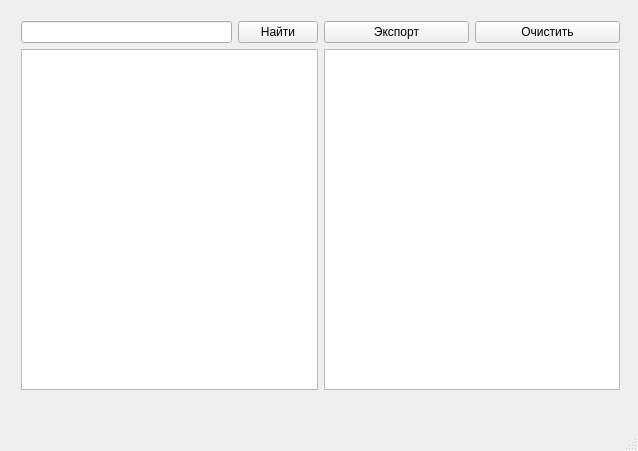
<?xml version="1.0" encoding="UTF-8"?>
<ui version="4.0">
 <class>MainWindow</class>
 <widget class="QMainWindow" name="MainWindow">
  <property name="geometry">
   <rect>
    <x>0</x>
    <y>0</y>
    <width>638</width>
    <height>451</height>
   </rect>
  </property>
  <property name="windowTitle">
   <string>localka</string>
  </property>
  <widget class="QWidget" name="centralWidget">
   <widget class="QWidget" name="">
    <property name="geometry">
     <rect>
      <x>10</x>
      <y>10</y>
      <width>621</width>
      <height>391</height>
     </rect>
    </property>
    <layout class="QHBoxLayout" name="horizontalLayout_3">
     <item>
      <layout class="QVBoxLayout" name="verticalLayout">
       <item>
        <layout class="QHBoxLayout" name="horizontalLayout">
         <item>
          <widget class="QLineEdit" name="lineEdit"/>
         </item>
         <item>
          <widget class="QPushButton" name="pushButton">
           <property name="text">
            <string>Найти</string>
           </property>
          </widget>
         </item>
        </layout>
       </item>
       <item>
        <widget class="QListWidget" name="listWidget">
         <property name="dragEnabled">
          <bool>true</bool>
         </property>
         <property name="dragDropMode">
          <enum>QAbstractItemView::DragOnly</enum>
         </property>
         <property name="defaultDropAction">
          <enum>Qt::CopyAction</enum>
         </property>
         <property name="selectionMode">
          <enum>QAbstractItemView::SingleSelection</enum>
         </property>
        </widget>
       </item>
      </layout>
     </item>
     <item>
      <layout class="QVBoxLayout" name="verticalLayout_2">
       <item>
        <layout class="QHBoxLayout" name="horizontalLayout_2">
         <item>
          <widget class="QPushButton" name="pushButton_2">
           <property name="text">
            <string>Экспорт</string>
           </property>
          </widget>
         </item>
         <item>
          <widget class="QPushButton" name="pushButton_3">
           <property name="text">
            <string>Очистить</string>
           </property>
          </widget>
         </item>
        </layout>
       </item>
       <item>
        <widget class="QListWidget" name="listWidget_2">
         <property name="dragDropMode">
          <enum>QAbstractItemView::DropOnly</enum>
         </property>
         <property name="defaultDropAction">
          <enum>Qt::CopyAction</enum>
         </property>
         <property name="selectionMode">
          <enum>QAbstractItemView::SingleSelection</enum>
         </property>
        </widget>
       </item>
      </layout>
     </item>
    </layout>
   </widget>
  </widget>
  <widget class="QMenuBar" name="menuBar">
   <property name="geometry">
    <rect>
     <x>0</x>
     <y>0</y>
     <width>638</width>
     <height>26</height>
    </rect>
   </property>
  </widget>
  <widget class="QStatusBar" name="statusBar"/>
 </widget>
 <layoutdefault spacing="6" margin="11"/>
 <resources/>
 <connections/>
</ui>
